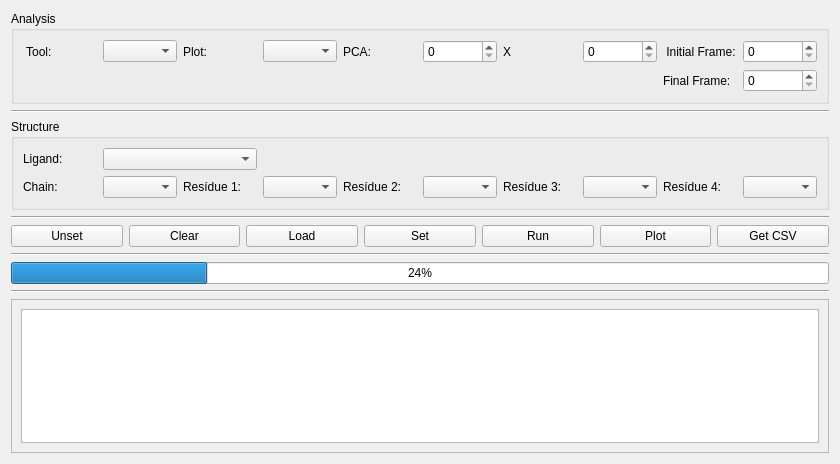
<?xml version="1.0" encoding="UTF-8"?>
<ui version="4.0">
 <class>Form</class>
 <widget class="QWidget" name="Form">
  <property name="geometry">
   <rect>
    <x>0</x>
    <y>0</y>
    <width>840</width>
    <height>464</height>
   </rect>
  </property>
  <property name="windowTitle">
   <string>Geometric Measures</string>
  </property>
  <layout class="QGridLayout" name="gridLayout_2">
   <item row="1" column="0" colspan="7">
    <widget class="Line" name="line">
     <property name="orientation">
      <enum>Qt::Horizontal</enum>
     </property>
    </widget>
   </item>
   <item row="2" column="0" colspan="7">
    <widget class="QGroupBox" name="gb_structure">
     <property name="title">
      <string>Structure</string>
     </property>
     <layout class="QGridLayout" name="gridLayout_4">
      <item row="0" column="0">
       <widget class="QLabel" name="label_lig">
        <property name="text">
         <string>Ligand:</string>
        </property>
       </widget>
      </item>
      <item row="0" column="1" colspan="2">
       <widget class="QComboBox" name="cb_lig"/>
      </item>
      <item row="1" column="0">
       <widget class="QLabel" name="label_chain">
        <property name="text">
         <string>Chain:</string>
        </property>
       </widget>
      </item>
      <item row="1" column="1">
       <widget class="QComboBox" name="cb_chain"/>
      </item>
      <item row="1" column="2">
       <widget class="QLabel" name="label_res1">
        <property name="text">
         <string>Resídue 1:</string>
        </property>
       </widget>
      </item>
      <item row="1" column="3">
       <widget class="QComboBox" name="cb_res1"/>
      </item>
      <item row="1" column="4">
       <widget class="QLabel" name="label_res2">
        <property name="text">
         <string>Resídue 2:</string>
        </property>
       </widget>
      </item>
      <item row="1" column="5">
       <widget class="QComboBox" name="cb_res2"/>
      </item>
      <item row="1" column="6">
       <widget class="QLabel" name="label_res3">
        <property name="text">
         <string>Resídue 3:</string>
        </property>
       </widget>
      </item>
      <item row="1" column="7">
       <widget class="QComboBox" name="cb_res3"/>
      </item>
      <item row="1" column="8">
       <widget class="QLabel" name="label_res4">
        <property name="text">
         <string>Resídue 4:</string>
        </property>
       </widget>
      </item>
      <item row="1" column="9">
       <widget class="QComboBox" name="cb_res4"/>
      </item>
     </layout>
    </widget>
   </item>
   <item row="3" column="0" colspan="7">
    <widget class="Line" name="line_2">
     <property name="orientation">
      <enum>Qt::Horizontal</enum>
     </property>
    </widget>
   </item>
   <item row="4" column="0">
    <widget class="QPushButton" name="bt_unset">
     <property name="text">
      <string>Unset</string>
     </property>
    </widget>
   </item>
   <item row="4" column="1">
    <widget class="QPushButton" name="bt_clear">
     <property name="text">
      <string>Clear</string>
     </property>
    </widget>
   </item>
   <item row="4" column="2">
    <widget class="QPushButton" name="bt_load">
     <property name="text">
      <string>Load</string>
     </property>
    </widget>
   </item>
   <item row="4" column="3">
    <widget class="QPushButton" name="bt_set">
     <property name="text">
      <string>Set</string>
     </property>
    </widget>
   </item>
   <item row="4" column="4">
    <widget class="QPushButton" name="bt_run">
     <property name="text">
      <string>Run</string>
     </property>
    </widget>
   </item>
   <item row="4" column="5">
    <widget class="QPushButton" name="bt_plot">
     <property name="text">
      <string>Plot</string>
     </property>
    </widget>
   </item>
   <item row="4" column="6">
    <widget class="QPushButton" name="bt_getcsv">
     <property name="text">
      <string>Get CSV</string>
     </property>
    </widget>
   </item>
   <item row="5" column="0" colspan="7">
    <widget class="Line" name="line_3">
     <property name="orientation">
      <enum>Qt::Horizontal</enum>
     </property>
    </widget>
   </item>
   <item row="6" column="0" colspan="7">
    <widget class="QProgressBar" name="progressBar">
     <property name="value">
      <number>24</number>
     </property>
    </widget>
   </item>
   <item row="7" column="0" colspan="7">
    <widget class="Line" name="line_4">
     <property name="orientation">
      <enum>Qt::Horizontal</enum>
     </property>
    </widget>
   </item>
   <item row="8" column="0" colspan="7">
    <widget class="QScrollArea" name="scrollArea">
     <property name="widgetResizable">
      <bool>true</bool>
     </property>
     <widget class="QWidget" name="scrollAreaWidgetContents">
      <property name="geometry">
       <rect>
        <x>0</x>
        <y>0</y>
        <width>820</width>
        <height>182</height>
       </rect>
      </property>
      <layout class="QGridLayout" name="gridLayout_3">
       <item row="0" column="0">
        <widget class="QPlainTextEdit" name="plain_status"/>
       </item>
      </layout>
     </widget>
    </widget>
   </item>
   <item row="0" column="0" colspan="7">
    <widget class="QGroupBox" name="gb_analysis">
     <property name="title">
      <string>Analysis </string>
     </property>
     <layout class="QGridLayout" name="gridLayout">
      <item row="0" column="0">
       <widget class="QLabel" name="label_tool">
        <property name="text">
         <string> Tool:</string>
        </property>
       </widget>
      </item>
      <item row="0" column="1">
       <widget class="QComboBox" name="cb_tool"/>
      </item>
      <item row="0" column="2">
       <widget class="QLabel" name="label_plot">
        <property name="text">
         <string>Plot:</string>
        </property>
       </widget>
      </item>
      <item row="0" column="3">
       <widget class="QComboBox" name="cb_selplot"/>
      </item>
      <item row="0" column="4">
       <widget class="QLabel" name="label_pca">
        <property name="text">
         <string>PCA:</string>
        </property>
       </widget>
      </item>
      <item row="0" column="5">
       <widget class="QSpinBox" name="sb_1pc"/>
      </item>
      <item row="0" column="6">
       <widget class="QLabel" name="label_x">
        <property name="text">
         <string>X</string>
        </property>
       </widget>
      </item>
      <item row="0" column="7">
       <widget class="QSpinBox" name="sb_2pc"/>
      </item>
      <item row="0" column="8">
       <widget class="QLabel" name="label_frame1">
        <property name="text">
         <string> Initial Frame:</string>
        </property>
       </widget>
      </item>
      <item row="0" column="9">
       <widget class="QSpinBox" name="sb_frame_init"/>
      </item>
      <item row="1" column="8">
       <widget class="QLabel" name="label_frame2">
        <property name="text">
         <string>Final Frame:</string>
        </property>
       </widget>
      </item>
      <item row="1" column="9">
       <widget class="QSpinBox" name="sb_frame_final"/>
      </item>
     </layout>
    </widget>
   </item>
  </layout>
 </widget>
 <resources/>
 <connections/>
</ui>
